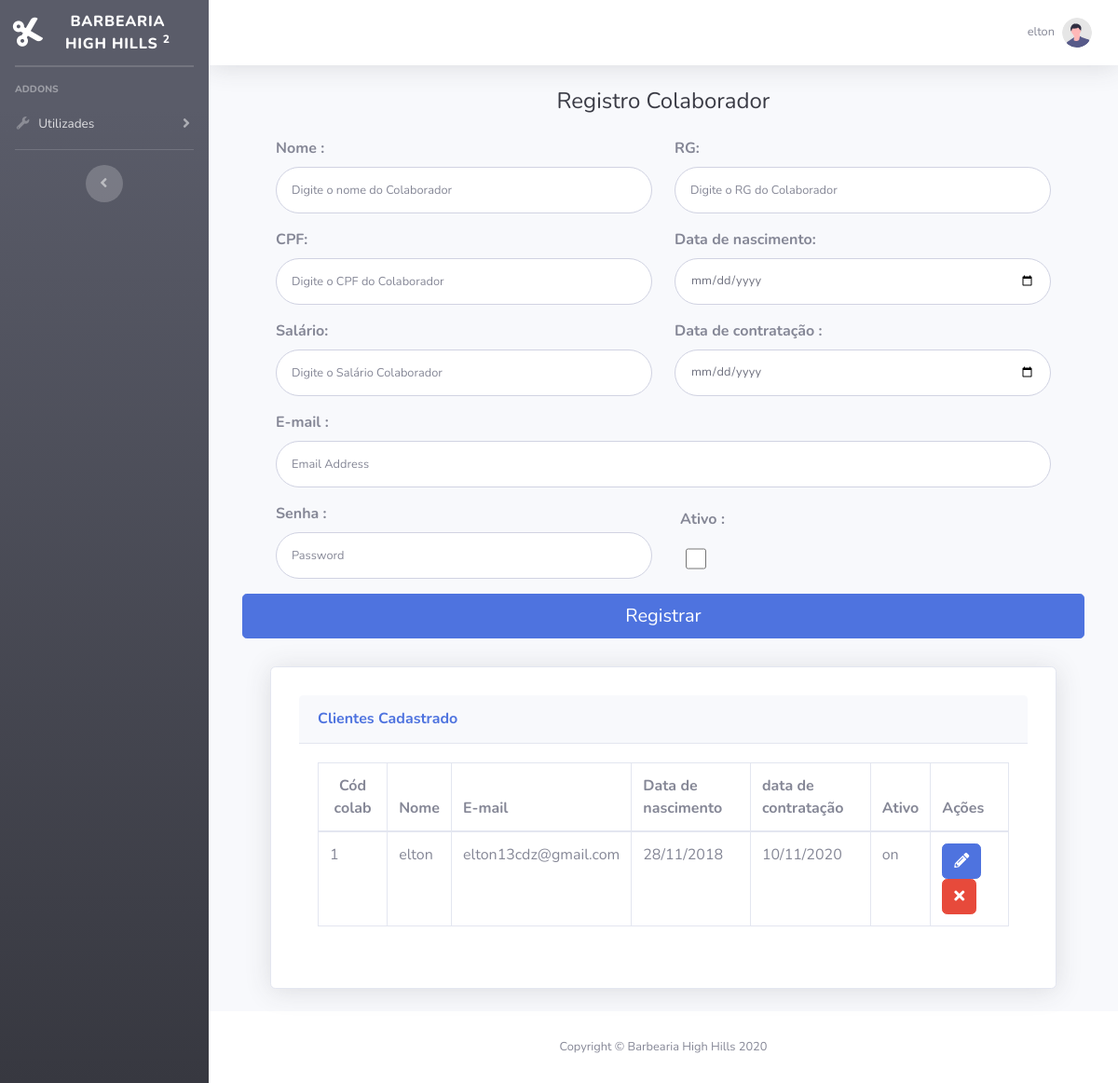
/cad_colaborador.php (signed in), run on the app's committed database.
### tables this page shows
CREATE TABLE `barbeiro` (
  `id_barbeiro` int(11) NOT NULL,
  `nome` varchar(40) NOT NULL,
  `rg` int(9) NOT NULL,
  `cpf` int(11) NOT NULL,
  `data_nascimento` date NOT NULL,
  `data_contrato` date NOT NULL,
  `email` varchar(50) NOT NULL,
  `salario` float NOT NULL,
  `senha` int(6) NOT NULL,
  `ativo` char(2) NOT NULL
);

### cad_colaborador.php (the view, shortened to what this page needs)
<!DOCTYPE html>
<html>
<head>
    <link href="vendor/fontawesome-free/css/all.min.css" rel="stylesheet" type="text/css">
    <link href="css/sb-admin-2.min.css" rel="stylesheet">
</head>
<body id="page-top">
    <div id="wrapper">
        <ul class="navbar-nav bg-gradient-dark sidebar sidebar-dark accordion" id="accordionSidebar">
            <a class="sidebar-brand d-flex align-items-center justify-content-center" href="index.php">
                <div class="sidebar-brand-icon rotate-n-15">
                    <i class="fas fa-cut"></i>
                </div>
                <div class="sidebar-brand-text mx-3">Barbearia High Hills <sup>2</sup></div>
            </a>
            <hr class="sidebar-divider my-0">
            <hr class="sidebar-divider">
            <div class="sidebar-heading">
                Addons
            </div>
            <li class="nav-item">
                <a class="nav-link collapsed" href="#" data-toggle="collapse" data-target="#collapsePages" aria-expanded="true" aria-controls="collapsePages">
                    <i class="fas fa-fw fa-wrench"></i>
                    <span>Utilizades</span>
                </a>
            </li>
            <hr class="sidebar-divider d-none d-md-block">
            <div class="text-center d-none d-md-inline">
                <button class="rounded-circle border-0" id="sidebarToggle"></button>
            </div>
        </ul>
        <div id="content-wrapper" class="d-flex flex-column">
            <div id="content">
                <nav class="navbar navbar-expand navbar-light bg-white topbar mb-4 static-top shadow">
                    <ul class="navbar-nav ml-auto">
                        <li class="nav-item dropdown no-arrow">
                            <a class="nav-link dropdown-toggle" href="#" id="userDropdown" role="button" data-toggle="dropdown" aria-haspopup="true" aria-expanded="false">
                                <span class="mr-2 d-none d-lg-inline text-gray-600 small"><?php
                                                                                            include "banco.php";
                                                                                            echo $_SESSION["nome"]; ?></span>
                                <img class="img-profile rounded-circle" src="img/undraw_profile.svg">
                            </a>
                        </li>
                    </ul>
                </nav>
                <div class="container-fluid">
                    <div class="container-fluid">
                        <div class="row">
                            <div class="col-12">
                                <div class="container">
                                    <div class="text-center">
                                        <h1 class="h4 text-gray-900 mb-4">Registro Colaborador</h1>
                                    </div>
                                    <form class="user" action="crud_colaborador.php" method="post" data-toggle="validator" role="form">
                                        <div class="form-group row">
                                            <div class="col-sm-6 mb-3 mb-sm-0">
                                                <label><strong>Nome : </strong></label>
                                                <input type="text" name="nome" class="form-control form-control-user nome " id="exampleFirstName" placeholder="Digite o nome do Colaborador" value="<?php if (isset($_GET["id_barbeiro"])) {
                                                                                                                                                                                                        echo $dados["nome"];
                                                                                                                                                                                                    } ?>" required>
                                            </div>
                                            <div class="col-sm-6">
                                                <label><strong> RG: </strong></label>
                                                <input type="text" name="rg" class="form-control form-control-user rg" id="exampleLastName" placeholder="Digite o RG do Colaborador" value="<?php if (isset($_GET["id_barbeiro"])) {
                                                                                                                                                                                                echo $dados["rg"];
                                                                                                                                                                                            } ?>" required>
                                            </div>
                                        </div>
                                        <div class="form-group row">
                                            <div class="col-sm-6 mb-3 mb-sm-0">
                                                <label><strong> CPF: </strong></label>
                                                <input type="text" name="cpf" class="form-control form-control-user" id="exampleInputPassword" placeholder="Digite o CPF do Colaborador" value="<?php if (isset($_GET["id_barbeiro"])) {
                                                                                                                                                                                                    echo $dados["cpf"];
                                                                                                                                                                                                } ?>" required>
                                            </div>
                                            <div class="col-sm-6">
                                                <label><strong> Data de nascimento: </strong></label>
                                                <input type="date" name="data_nascimento" class="form-control form-control-user" id="exampleRepeatPassword" value="<?php if (isset($_GET["id_barbeiro"])) {
                                                                                                                                                                        echo $dados["data_nascimento"];
                                                                                                                                                                    } ?>" required>
                                            </div>
                                        </div>
                                        <div class="form-group row">
                                            <div class="col-sm-6 mb-3 mb-sm-0">
                                                <label><strong> Salário: </strong></label>
                                                <input type="text" name="salario" class="form-control form-control-user" id="exampleInputPassword" placeholder="Digite o Salário Colaborador" value="<?php if (isset($_GET["id_barbeiro"])) {
                                                                                                                                                                                                            echo $dados["salario"];
                                                                                                                                                                                                        } ?>" required>
                                            </div>
                                            <div class="col-sm-6">
                                                <label><strong>Data de contratação : </strong></label>
                                                <input type="date" name="data_contrato" class="form-control form-control-user" id="exampleRepeatPassword" value="<?php if (isset($_GET["id_barbeiro"])) {
                                                                                                                                                                        echo $dados["data_contrato"];
                                                                                                                                                                    } ?>" required>
                                            </div>
                                        </div>
                                        <div class="form-group">
                                            <label><strong> E-mail : </strong></label>
                                            <input type="email" name="email" class="form-control form-control-user" id="exampleInputEmail" placeholder="Email Address" value="<?php if (isset($_GET["id_barbeiro"])) {
                                                                                                                                                                                    echo $dados["email"];
                                                                                                                                                                                } ?>" required>
                                        </div>
                                        <div class="form-group row">
                                            <div class="col-sm-6 mb-3 mb-sm-0">
                                                <label><strong> Senha :</strong></label>
                                                <input type="password" name="senha" class="form-control form-control-user" id="exampleInputPassword" placeholder="Password" value="<?php if (isset($_GET["id_barbeiro"])) {
                                                                                                                                                                                        echo $dados["senha"];
                                                                                                                                                                                    } ?>" required>
                                            </div>
                                            <div class="col-sm-6">
                                                <div class="row">
                                                    <div class="col-sm-9"> <label style="padding: 6px;;"><strong> Ativo :</strong></label></div>
                                                </div class="row">
                                                <div class="col-sm-3"> <input name="ativo" type="checkbox" class="form-control form-control-user" style="width: 22px;" placeholder=""></div>
                                            </div>
                                        </div>
                                </div>
                            </div>
                            <button type="submit" class="btn btn-primary btn-lg btn-block">Registrar</button>
                            <div class="card shadow mb-4 " style="margin-top: 30px; padding: 30px; margin-left:30px;  margin-right:30px;">
                                <div class="card-header py-3">
                                    <h6 class="m-0 font-weight-bold text-primary">Clientes Cadastrado</h6>
                                </div>
                                <div class="card-body">
                                    <div class="table-responsive">
                                        <table class="table table-bordered" id="dataTable" width="100%" cellspacing="0">
                                            <thead>
                                                <tr>
                                                    <th style="text-align: center;">Cód colab</th>
                                                    <th>Nome</th>
                                                    <th>E-mail</th>
                                                    <th>Data de nascimento</th>
                                                    <th>data de contratação </th>
                                                    <th>Ativo</th>
                                                    <th>Ações</th>
                                                </tr>
                                            </thead>
                                            <?php
                                            $consultaTabela = "SELECT * FROM barbeiro";
                                            $queryColaborador = $conexao->query($consultaTabela);
                                            while ($dados = $queryColaborador->fetch_assoc()) {
                                            ?>
                                                <tr>
                                                    <td><?php echo $dados["id_barbeiro"]; ?></td>
                                                    <td><?php echo $dados["nome"]; ?></td>
                                                    <td><?php echo $dados["email"]; ?></td>
                                                    <td><?php echo date("d/m/Y", strtotime($dados["data_nascimento"])); ?></td>
                                                    <td><?php echo date("d/m/Y", strtotime($dados["data_contrato"])); ?></td>
                                                    <td><?php echo $dados["ativo"]; ?></td>
                                                    <td> <a href="cad_colaborador.php?id_barbeiro=<?php echo $dados["id_barbeiro"]; ?>" class="btn btn-primary"><i class="fas fa-pencil-alt"></i></a>
                                                        <a href="crud_colaborador.php?excluir=1&id_barbeiro=<?php echo $dados["id_barbeiro"]; ?>" class="btn btn-danger btn-excluir-barbeiro"><i class="fas fa-times"></i></a></td>
                                                </tr>
                                            <?php  } ?>
                                        </table>
                                    </div>
                                </div>
                            </div>
                        </div>
                    </div>
                </div>
                <footer class="sticky-footer bg-white">
                    <div class="container my-auto">
                        <div class="copyright text-center my-auto">
                            <span>Copyright &copy; Barbearia High Hills 2020</span>
                        </div>
                    </div>
                </footer>
            </div>
        </div>
</body>
</html>

### data on the page
barbeiro: id_barbeiro "1", nome "elton", email "elton13cdz@gmail.com", data_nascimento "28/11/2018", data_contrato "10/11/2020", ativo "on"

### other printed values
$_SESSION["nome"] "elton"
